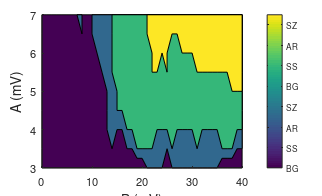

MATLAB code for this plot:
% script created by Richard Balson 25/11/2012

% description
% ~~~~~~~~~~~
% This script produces a contour plot of the results from the Jansen and
% Rit Model

% last edit
% ~~~~~~~~~

% 

% next edit
% ~~~~~~~~~

% 

% Beginning of script
% ~~~~~~~~~~~~~~~~~~~~~

% Clear workspace
% ~~~~~~~~~~~
clear
close all
clc
%%

% Dynamic variables
% ~~~~~~~~~~~~~~~~~~~~~~~~~~

DA = 9; % Number of different values for A
DB = 41; % Number of different values for B

Max_A =7;% Specify maximum value for A
Min_A =3; % Specify minimum value for A

Max_B = 40;% Specify maximum value for B
Min_B=0;% Specify minimum value for B

Bg =1; % Specify simulation value for background iEEG
Sz =2.5;  % Specify simulation value for seizure iEEG
Ss =1.5;  % Specify simulation value forsporadic spiking iEEG
Ar =2; % Specify simulation value for alpha rhythms iEEG

% Static Varaibles
% ~~~~~~~~~~~~~~~~~~~~~~~~~~~~~~

A_values = linspace(Min_A,Max_A,DA); % Specify all values for A

B_values = linspace(Min_B,Max_B,DB); % Specify all values for B

% Simulation Results
% ~~~~~~~~~~~~~~~~~~~~~

Sim_out(1,:) = [Bg*ones(1,21) Ss*ones(1,4) Bg Ss*ones(1,10) Bg*ones(1,5)]; % Specify results for A=3
Sim_out(2,:) = [Bg*ones(1,14) Ss Bg Bg Ss Ss Ar*ones(1,4) Ss Ss Ss Ar Ss*ones(1,4) Ar Ss*ones(1,4) Ar Ar Ar Ss Ss]; % Specify results for A=3.5
Sim_out(3,:) = [Bg*ones(1,13) Ss*ones(1,4) Ar*ones(1,24)]; % Specify results for A=4
Sim_out(4,:) = [Bg*ones(1,13) Ss Ss Ar*ones(1,26)]; % Specify results for A=4.5
Sim_out(5,:) = [Bg*ones(1,13) Ss Ss Ar*ones(1,23) Sz Sz Sz];
Sim_out(6,:) = [Bg*ones(1,12) Ss Ss Ar*ones(1,8) Sz Sz Ar Sz Ar*ones(1,5) Sz*ones(1,10)];
Sim_out(7,:) = [Bg*ones(1,11) Ss Ss Ss Ar*ones(1,8) Sz*ones(1,4) Ar Ar Sz*ones(1,13)];
Sim_out(8,:) = [Bg*ones(1,8) Ss Bg Ss*ones(1,4) Ar*ones(1,7) Sz*ones(1,20)];
Sim_out(9,:) = [Bg*ones(1,7) Ss Ss Bg Ss*ones(1,4) Ar*ones(1,7) Sz*ones(1,20)];

    % defines bits for plotting
    % ~~~~~~~~~~~~~~~~~~~~~~~~~
    label_fontsize = 10;            % point
    tick_fontsize = 8;              % point
    fig_left_pos = 5;               % cms
    fig_bottom_pos = 5;             % cms
    fig_width = 8.2;                % cms
    fig_height = 5;                 % cms
    fig_dirname = 'C:\Users\Richard\Desktop\PhD\Projects\Images\Images\fig';              % default directory for figure files
    fig_name = 'FR2PSPKernel.fig';
    fig_dirandname = [fig_dirname fig_name];
    colorbar_font = 6;
    % Plot 
    % ~~~~~~~~~~~~~~~~~~~~~

    figure('name','JRSim_Results',...
        'units','centimeters',...
        'position',[fig_left_pos fig_bottom_pos fig_width fig_height],...
        'papersize',[fig_width fig_height],...
        'filename',fig_dirandname,...
        'PaperPositionMode','auto')
    [c,h] = contourf(B_values,A_values,Sim_out,[1,Bg:0.5:Sz]);
    set(gca,'fontsize',tick_fontsize)
    xlabel('B (mV)','fontsize',label_fontsize)
    ylabel('A (mV)','fontsize',label_fontsize) 
     a= colorbar('YTickLabel',{'BG','SS','AR','SZ'});
%     a= colorbar('SouthOutside','XTickLabel',{'Background','Sporadic
%     Spiking',' Alpha Rhythms','Seizure',});
    set(a,'fontsize',colorbar_font);
%     b= get(a,'Position')
%     set(a,'Position',b);
    box off;
    print(gcf, '-dpdf', '-r600', ['Jansen_Sim_results.pdf'])